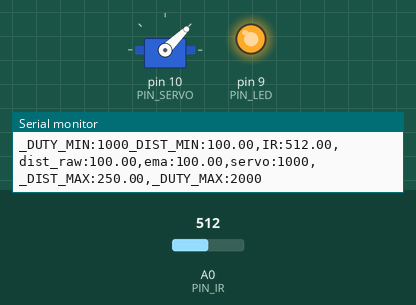
Recording of a sketch running on a simulated Arduino Uno, built with avr-gcc and run on an emulated ATmega328P. On the bench: servo, output pins drawn as LEDs (lit = HIGH), the last lines printed to the serial monitor. Inputs (shaded band) come from the test bench; at power-on: A0 (PIN_IR) = 512.

Above: at 1.2 s.
1.3 s: A0 (PIN_IR) set to 478
At 2.5 s:
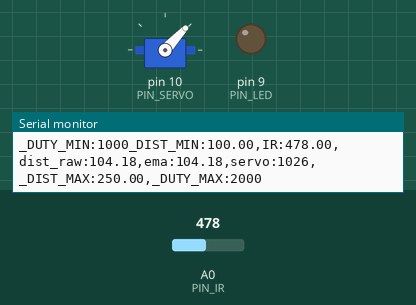
2.8 s: A0 (PIN_IR) set to 306
At 3.9 s:
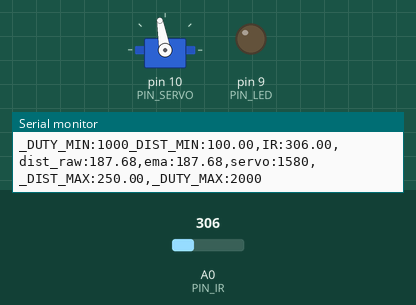
4.3 s: A0 (PIN_IR) set to 240
At 5.0 s:
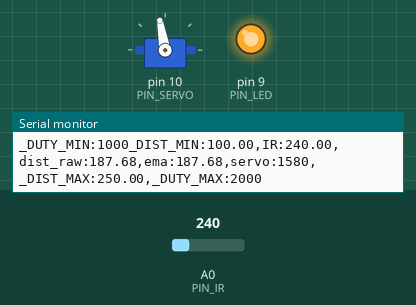
5.8 s: A0 (PIN_IR) set to 243
At 6.2 s:
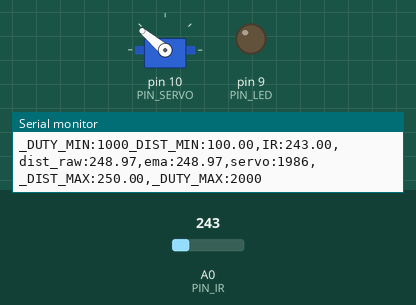
7.3 s: A0 (PIN_IR) set to 260
At 8.5 s:
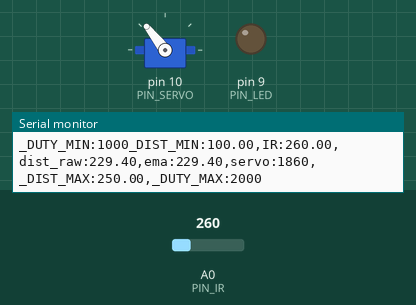
8.8 s: A0 (PIN_IR) set to 122
At 9.7 s:
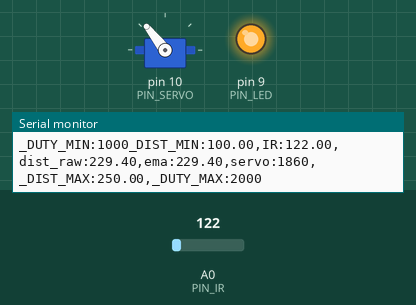
Timing chart, 0 to 11.3 s (numbered marks = the images above; inputs shaded):
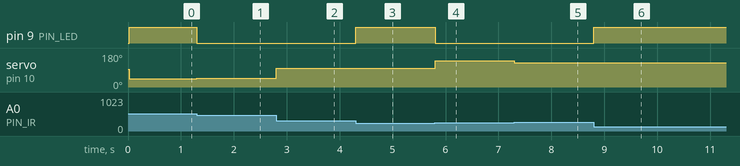

Measured:
- the behaviour switches between 493 and 492 on A0 (PIN_IR) (found by bisection; images 0 and 1)
- the behaviour switches between 242 and 243 on A0 (PIN_IR) (found by bisection; images 3 and 4)
- after the input at 1.3 s, pin 9 (PIN_LED): HIGH → LOW at once; servo on pin 10 (PIN_SERVO): 44° → 47° at once
- after the input at 2.8 s, servo on pin 10 (PIN_SERVO): 47° → 100° at once
- after the input at 4.3 s, pin 9 (PIN_LED): LOW → HIGH at once
- after the input at 5.8 s, pin 9 (PIN_LED): HIGH → LOW at once; servo on pin 10 (PIN_SERVO): 100° → 140° at once
- after the input at 7.3 s, servo on pin 10 (PIN_SERVO): 140° → 128° at once
- after the input at 8.8 s, pin 9 (PIN_LED): LOW → HIGH at once

The sketch:

17_example_3.ino
```cpp
#include <Servo.h>

// Arduino pin assignment

#define PIN_IR    0         // IR sensor at Pin A0
#define PIN_LED   9
#define PIN_SERVO 10

#define _DUTY_MIN 1000  // servo full clock-wise position (0 degree)
#define _DUTY_NEU 1500  // servo neutral position (90 degree)
#define _DUTY_MAX 2000  // servo full counter-clockwise position (180 degree)

#define _DIST_MIN  100.0   // minimum distance 100mm
#define _DIST_MAX  250.0   // maximum distance 250mm

#define EMA_ALPHA  0.6      // for EMA Filter

#define LOOP_INTERVAL 25   // Loop Interval (unit: msec)

Servo myservo;
unsigned long last_loop_time;   // unit: msec

float dist_prev = _DIST_MIN;
float dist_ema = _DIST_MIN;

void setup()
{
  pinMode(PIN_LED, OUTPUT);

  myservo.attach(PIN_SERVO);
  myservo.writeMicroseconds(_DUTY_NEU);

  Serial.begin(1000000);    // 1,000,000 bps
}

void loop()
{
  unsigned long time_curr = millis();
  int duty;
  float a_value, dist_raw;

  // wait until next event time
  if (time_curr < (last_loop_time + LOOP_INTERVAL))
    return;
  last_loop_time += LOOP_INTERVAL;

  a_value = analogRead(PIN_IR);
  dist_raw = ((6762.0 / (a_value - 9.0)) - 4.0) * 10.0;

  //if ... // Put range Filter code here (_DIST_MIN ~ _DIST_MAX)
  // and turn on LED if the distance is in the range
  if ((dist_raw == 0.0) || (dist_raw > _DIST_MAX)) {
    dist_raw = dist_prev;
    digitalWrite(PIN_LED, 1);
  } else if (dist_raw < _DIST_MIN) {
    dist_raw = dist_prev;
    digitalWrite(PIN_LED, 1);
  } else {    // In desired Range
    dist_prev = dist_raw;
    digitalWrite(PIN_LED, 0);
  }


  dist_ema = (EMA_ALPHA * dist_raw) + ((1 - EMA_ALPHA) * dist_prev);// Put EMA filter code here

  //duty = map(dist_ema, _DIST_MIN, _DIST_MAX, _DUTY_MIN, _DUTY_MAX);
  duty = map(dist_ema, _DIST_MIN, _DIST_MAX, _DUTY_MIN, _DUTY_MAX);// Put map() equivalent code here

  myservo.writeMicroseconds(duty);

  Serial.print("_DUTY_MIN:");  Serial.print(_DUTY_MIN);
  Serial.print("_DIST_MIN:");  Serial.print(_DIST_MIN);
  Serial.print(",IR:");        Serial.print(a_value);
  Serial.print(",dist_raw:");  Serial.print(dist_raw);
  Serial.print(",ema:");       Serial.print(dist_ema);
  Serial.print(",servo:");     Serial.print(duty);
  Serial.print(",_DIST_MAX:"); Serial.print(_DIST_MAX);
  Serial.print(",_DUTY_MAX:"); Serial.print(_DUTY_MAX);
  Serial.println("");
}
```
